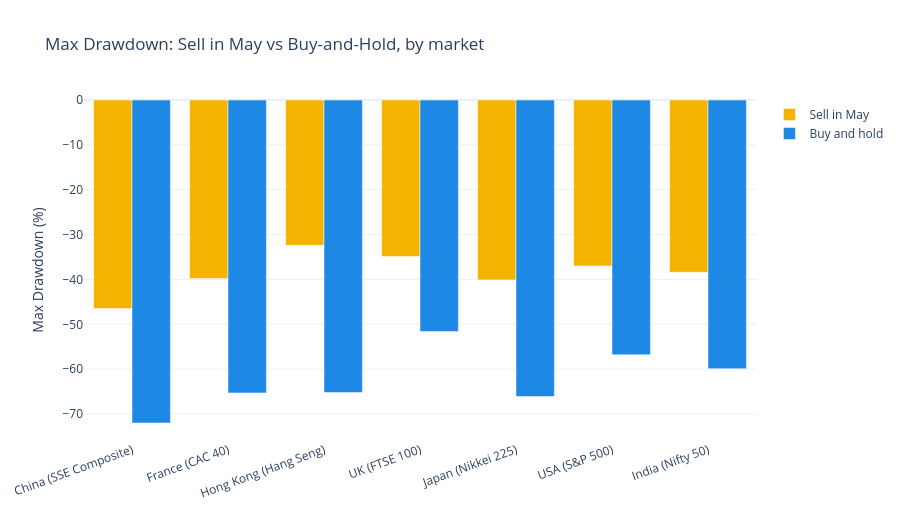

The notebook cell this image was saved under:
### Code cell
# ============================================================
# CELL 8b: Drawdown chart — the real finding
# ============================================================
fig = go.Figure()
fig.add_trace(go.Bar(name="Sell in May", x=scoreboard["Market"], y=scoreboard["SiM Max DD %"],
                      marker_color="#F5B301"))
fig.add_trace(go.Bar(name="Buy and hold", x=scoreboard["Market"], y=scoreboard["B&H Max DD %"],
                      marker_color="#1E88E5"))
fig.update_layout(barmode="group", title="Max Drawdown: Sell in May vs Buy-and-Hold, by market",
                   yaxis_title="Max Drawdown (%)", template="plotly_white", height=520,
                   xaxis_tickangle=-20)
fig.show()

### Figure 1 — Plotly figure (JSON) as saved in the notebook; plotly's stock layout.template omitted (floating-point values rounded to 4 significant figures)
{"data": [{"marker": {"color": "#F5B301"}, "name": "Sell in May", "type": "bar", "x": ["China (SSE Composite)", "France (CAC 40)", "Hong Kong (Hang Seng)", "UK (FTSE 100)", "Japan (Nikkei 225)", "USA (S&P 500)", "India (Nifty 50)"], "y": [-46.5, -39.8, -32.4, -34.9, -40.1, -37.0, -38.4]}, {"marker": {"color": "#1E88E5"}, "name": "Buy and hold", "type": "bar", "x": ["China (SSE Composite)", "France (CAC 40)", "Hong Kong (Hang Seng)", "UK (FTSE 100)", "Japan (Nikkei 225)", "USA (S&P 500)", "India (Nifty 50)"], "y": [-72.0, -65.3, -65.2, -51.6, -66.1, -56.8, -59.9]}], "layout": {"barmode": "group", "height": 520, "title": {"text": "Max Drawdown: Sell in May vs Buy-and-Hold, by market"}, "xaxis": {"tickangle": -20}, "yaxis": {"title": {"text": "Max Drawdown (%)"}}}}
